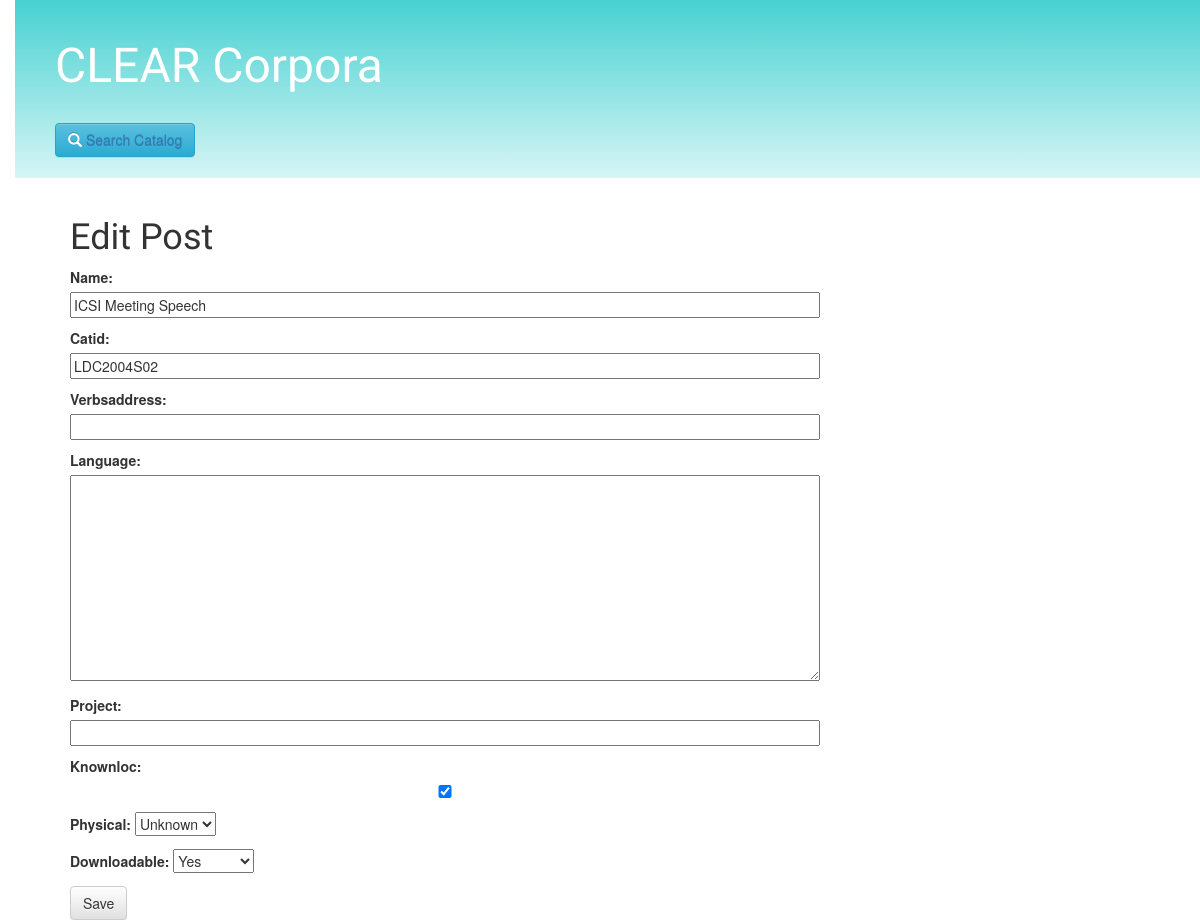
The page /post/306/edit/ on the database as committed earlier.
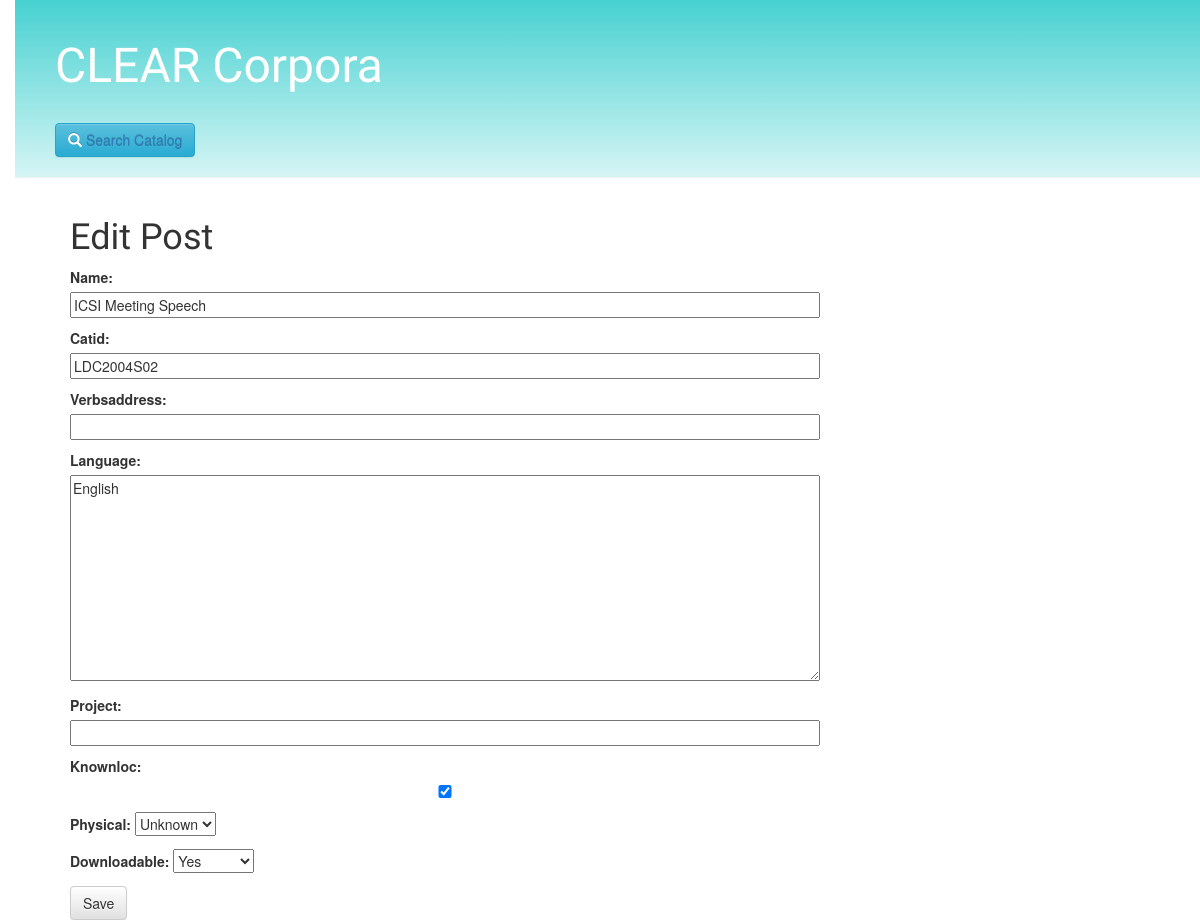
The same page on the database as committed later.
### corpusbank/models.py (models this page shows)
class Corpusobject(models.Model):
    catid = models.CharField(max_length=30)
    name = models.CharField(max_length=100)
    knownloc = models.BooleanField()
    physical = models.NullBooleanField()
    verbsaddress = models.CharField(max_length=200, blank=True)
    downloadable = models.NullBooleanField()
    project = models.CharField(max_length=50, blank=True)
    corpustype = models.CharField(max_length=50, blank=True)
    language = models.TextField(blank=True)

### corpusbank/views.py (the view)
# urls.py: url(r'^post/(?P<pk>\d+)/edit/$', views.post_edit, name='post_edit'),
def post_edit(request, pk):
    post = get_object_or_404(Corpusobject, pk=pk)
    if request.method == "POST":
        form = PostForm(request.POST, instance=post)
        if form.is_valid():
            post = form.save(commit=False)
            post.save()
            return redirect('post_detail', pk=post.pk)
    else:
        form = PostForm(instance=post)
    return render(request, 'corpusbank/post_edit.html', {'form': form})

### corpusbank/forms.py
class PostForm(forms.ModelForm):
    class Meta:
        model = Corpusobject
        fields = ('name', 'catid', 'verbsaddress', 'language', 'project', 'knownloc', 'physical', 'downloadable', 'project')

### corpusbank/templates/corpusbank/post_edit.html
{% extends 'corpusbank/base.html' %}
{% block content %}
    <h1>Edit Post</h1>
    <form method="POST" class="post-form">{% csrf_token %}
        {{ form.as_p }}
        <button type="submit" class="save btn btn-default">Save</button>
    </form>
{% endblock %}

Rows that differ between the two databases and show on the page:
changed Corpusobject "ICSI Meeting Speech": language (not shown) → "English"
